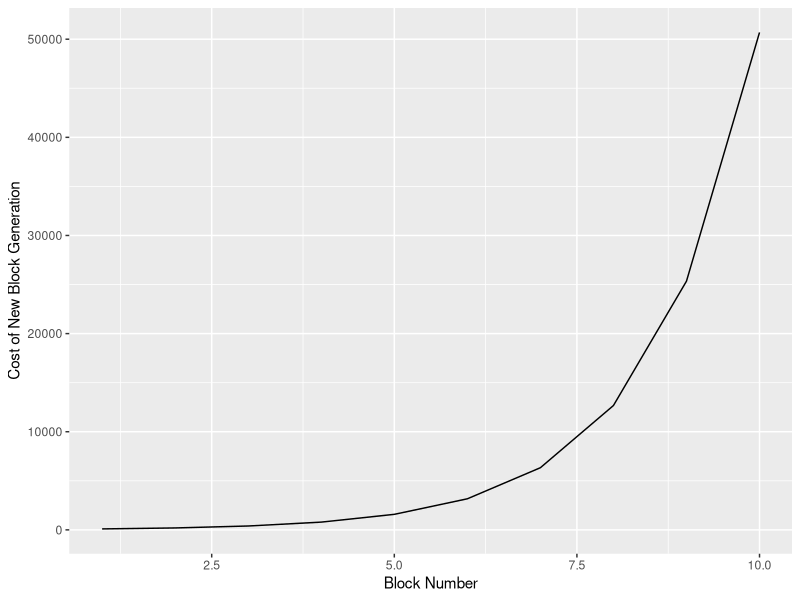

Source code (R):
## ---- chunk 1


    block_example <- list(index = 1,
                     timestamp = "2020-01-01 00.00 CST",
                     data = "a transaction",
                     previous_hash = 0,
                     proof = 9,
                     new_hash = NULL)
                     
## ---- chunk 2


    library("digest")

# generate a unique hash value 'fingerprinting' the author's name
    digest("j_christopher_westland" ,"sha256") 

## ---- chunk 3

    #Function that creates a hashed "block"
    hash_block <- function(block){
      block$new_hash <- digest(c(block$index,
                                 block$timestamp,
                                 block$data,
                                 block$previous_hash), "sha256")
      return(block)
    }

## ---- chunk 4
    

    ### Simple Proof of Work Alogrithm
    proof_of_work <- function(last_proof){
   
      proof <- last_proof + 1

      # Increment the proof number until a number is found that is divisable by 99 and by the proof of the previous block
      while (!(proof %% 99 == 0 & proof %% last_proof == 0 )){
        proof <- proof + 1
      }
      return(proof)
    }

## ---- chunk 5


    #A function that takes the previous block and normally some data (in our case the data is a string indicating which block in the chain it is)
    gen_new_block <- function(previous_block){

      #Proof-of-Work
      new_proof <- proof_of_work(previous_block$proof)

      #Create new Block
      new_block <- list(index = previous_block$index + 1,
                        timestamp = Sys.time(),
                        data = paste0("this is block ", previous_block$index +1),
                        previous_hash = previous_block$new_hash,
                        proof = new_proof)

      #Hash the new Block
      new_block_hashed <- hash_block(new_block)

      return(new_block_hashed)
    }

## ---- chunk 6

    # Define Genesis Block (index 1 and arbitrary previous hash)
    block_genesis <-  list(index = 1,
                           timestamp = Sys.time(),
                           data = "Genesis Block",
                           previous_hash = "0",
                           proof = 1)
                           
## ---- chunk 7

## Build the blockchain, starting with the Genesis block and then add a few blocks using a loop.

    blockchain <- list(block_genesis)
    previous_block <- blockchain[[1]]

    proof <- NULL
      # How many blocks should we add to the chain after the genesis block
      num_of_blocks_to_add <- 10

      # Add blocks to the chain
      for (i in 1: num_of_blocks_to_add){
        block_to_add <- gen_new_block(previous_block) 
        blockchain[i+1] <- list(block_to_add)
        previous_block <- block_to_add

        print(cat(paste0("Block ", block_to_add$index, " has been added", "\n",
                   "\t", "Proof of Work: ", block_to_add$proof, "\n",
                   "\t", "Hash Value: ", block_to_add$new_hash)))
        
        proof[i] <- block_to_add$proof
        
      }

## ---- chunk 8

    blockchain[[10]]
## ---- chunk 9


library(tidyverse)

proof_work <- data.frame(1:length(proof),proof)
colnames(proof_work)[1] <- "cycle"

ggplot(proof_work, aes(cycle, proof))+
  geom_line() +
  xlab("Block Number") +
  ylab("Cost of New Block Generation")


